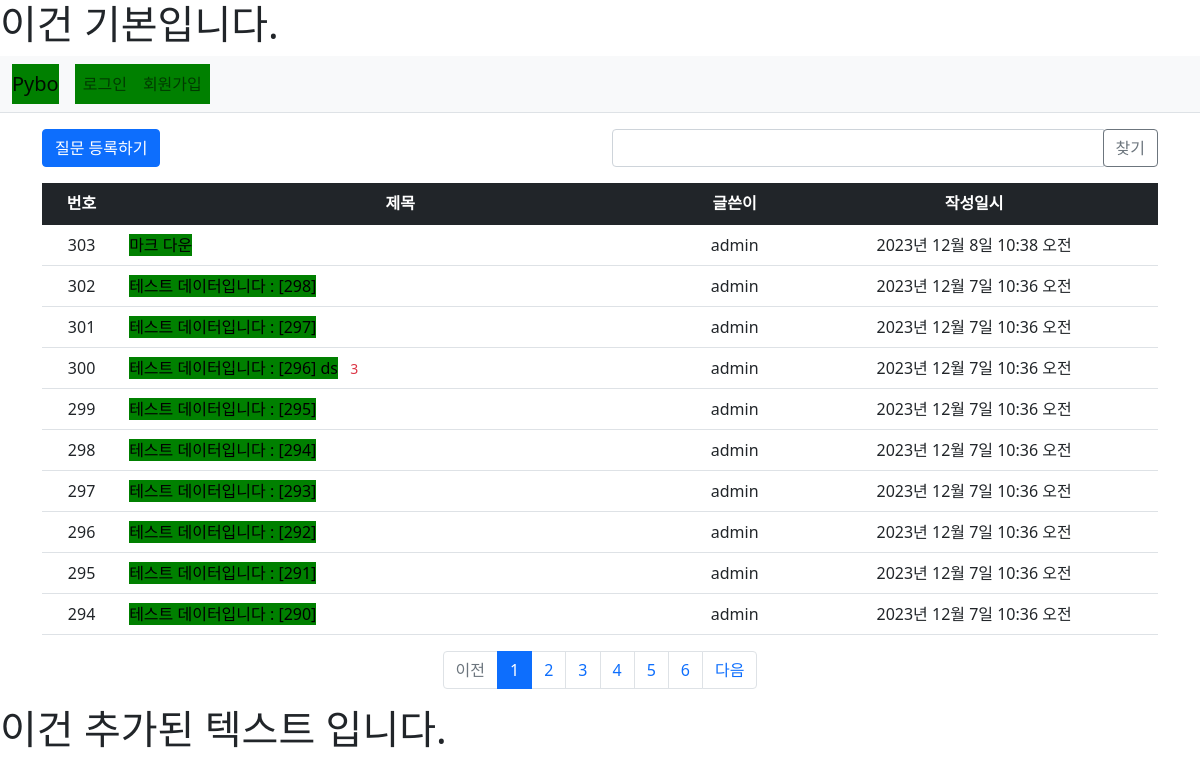
Screenshot of /pybo/ with the database file from the repository.
### pybo/models.py (models this page shows, shortened)
class Question(models.Model):                       #테이블이름
    author = models.ForeignKey(User, on_delete=models.CASCADE, related_name='author_question')
    subject = models.CharField(max_length=200)      #행이름 = models.어떤 타입로 작성할지(Char, tesxt)(추가속성)
    content = models.TextField()
    create_date = models.DateTimeField()
    modify_date = models.DateTimeField(null=True, blank=True)
    voter = models.ManyToManyField(User, related_name='voter_question')  # 추천인 추가

### pybo/views/base_views.py (the view, shortened to what this page needs)
# urls.py: path('', base_views.index, name='index'), # '/' 에 해당되는 path
def index(request):
    page = request.GET.get('page', '1') #페이지
    kw = request.GET.get('kw', '')  # 검색어
    question_list = Question.objects.order_by('-create_date')
    paginator = Paginator(question_list, 10) #페이지 하나당 10개씩 보여주기
    page_obj = paginator.get_page(page)
    context = {'question_list' : page_obj, 'page': page, 'kw': kw} # question_list는 페이징 객체(page_obj)
    return render(request, 'pybo/question_list.html', context)

### pybo/templatetags/pybo_filter.py (called while the page is built)
@register.filter
def sub(value, arg):
    return value - arg

### templates/pybo/question_list.html (shortened to what this page needs)
<!doctype html>
<html>
    <head>
        {% extends 'base.html' %}
        {% load pybo_filter %}
        {% block contents %}
    </head>
    <body>
        <div class="container my-3">
            <div class="row my-3">
                <div class="col-6">
                    <a href="{% url 'pybo:question_create' %}" class="btn btn-primary">질문 등록하기</a>
                </div>
                <div class="col-6">
                    <div class="input-group">
                        <input type="text" id="search_kw" class="form-control" value="{{ kw|default_if_none:'' }}">
                        <div class="input-group-append">
                            <button class="btn btn-outline-secondary" type="button" id="btn_search">찾기</button>
                        </div>
                    </div>
                </div>
            </div>
            <table class="table">
                <thead>
                    <tr class="text-center table-dark">
                        <th>번호</th>
                        <th style="width:50%">제목</th>
                        <th>글쓴이</th>
                        <th>작성일시</th>
                    </tr>
                </thead>
                <tbody>
                    {% if question_list %}
                    {% for question in question_list %}
                    <tr class="text-center">
                        <td>
                            {{ question_list.paginator.count|sub:question_list.start_index|sub:forloop.counter0|add:1 }}
                        </td>
                        <td class="text-start">
                            <a href="{% url 'pybo:detail' question.id %}">{{ question.subject }}</a>
                            {% if question.answer_set.count > 0 %}
                            <span class="text-danger small mx-2">{{ question.answer_set.count }}</span>
                            {% endif %}
                        </td>
                        <td>{{ question.author.username }}</td>
                        <td> {{ question.create_date }}</td>
                    </tr>
                    {% endfor %}
                    {% else %}
                    <tr>
                        <td colsan="4">질문이 없습니다.</td>
                    </tr>
                    {% endif %}
                </tbody>
            </table>
            <ul class="pagination justify-content-center">
                {% if question_list.has_previous %}
                <li class="page-item">
                    <a class="page-link" data-page="{{ question_list.previous_page_number }}"
                        href="javascript:void(0)">이전</a>
                </li>
                {% else %}
                <li class="page-item disabled">
                    <a class="page-link" tabindex="-1" aria-disabled="true" href="#">이전</a>
                </li>
                {% endif%}
                {% for page_number in question_list.paginator.page_range %}
                {% if page_number >= question_list.number|add:-5 and page_number <= question_list.number|add:5 %}
                {% if page_number == question_list.number %}
                <li class="page-item active" aria-current="page">
                    <a class="page-link" data-page="{{ page_number }}"
                    href="javascript:void(0)">{{ page_number }}</a>
                </li>
                {% else %}
                <li class="page-item">
                    <a class="page-link" data-page="{{ page_number }}"
                    href="javascript:void(0)">{{ page_number }}</a>
                </li>
                {% endif %}
                {% endif %}
                {% endfor %}
                {% if question_list.has_next %}
                <li class="page-item">
                    <a class="page-link" data-page="{{ question_list.next_page_number }}"
                    href="javascript:void(0)">다음</a>
                </li>
                {% else %}
                <li class="page-item disabled">
                    <a class="page-link" tabindex="-1" aria-disabled="true" href="#">다음</a>
                </li>
                {% endif%}
            </ul>
        </div>
        {% endblock %}

### templates/base.html (shortened to what this page needs)
{% load static %}
<!doctype html>
<html lang="ko">
<head>
    <link rel="stylesheet" type="text/css" href="{% static 'bootstrap.min.css' %}">
    <link rel="stylesheet" type="text/css" href="{% static 'style.css' %}">
</head>
<body>
<h1> 이건 기본입니다. </h1>
{% include "navbar.html" %}
{% block contents %}
{% endblock %}
{% block content %}
<h1> 이건 추가된 텍스트 입니다.</h1>
{% endblock %}
</body>
</html>

### templates/navbar.html (shortened to what this page needs)
<nav class="navbar navbar-expand-lg navbar-light bg-light border-bottom">
    <div class="container-fluid">
        <a class="navbar-brand" href="{% url 'pybo:index' %}">Pybo</a>
        <div class="collapse navbar-collapse" id="navbarSupportedContent">
            <ul class="navbar-nav me-auto mb-2 mb-lg-0">
                <li class="nav-item">
                    {% if user.is_authenticated %}
                    <a class="nav-link" href="{% url 'common:logout' %}">{{ user.username }} (로그아웃)</a>
                    {% else %}
                    <a class="nav-link" href="{% url 'common:login' %}">로그인</a>
                    {% endif %}
                </li>
                <li>
                    {% if user.is_anonymous %}
                    <a class="nav-link" href="{% url 'common:signup' %}">회원가입</a>
                    {% endif %}
                </li>
            </ul>
        </div>
    </div>
</nav>

### templates/pybo/question_list.html (style rules this page uses)
a { color : black; text-decoration : none; background-color: green; }

### rows the page displays
Question: paginator.count|sub "303", subject "마크 다운", author.username "admin", create_date "2023년 12월 8일 10:38 오전"
Question: paginator.count|sub "302", subject "테스트 데이터입니다 : [298]", author.username "admin", create_date "2023년 12월 7일 10:36 오전"
Question: paginator.count|sub "301", subject "테스트 데이터입니다 : [297]", author.username "admin", create_date "2023년 12월 7일 10:36 오전"
Question: paginator.count|sub "300", subject "테스트 데이터입니다 : [296] ds", answer_set.count "3", author.username "admin", create_date "2023년 12월 7일 10:36 오전"
Question: paginator.count|sub "299", subject "테스트 데이터입니다 : [295]", author.username "admin", create_date "2023년 12월 7일 10:36 오전"
Question: paginator.count|sub "298", subject "테스트 데이터입니다 : [294]", author.username "admin", create_date "2023년 12월 7일 10:36 오전"
Question: paginator.count|sub "297", subject "테스트 데이터입니다 : [293]", author.username "admin", create_date "2023년 12월 7일 10:36 오전"
Question: paginator.count|sub "296", subject "테스트 데이터입니다 : [292]", author.username "admin", create_date "2023년 12월 7일 10:36 오전"
Question: paginator.count|sub "295", subject "테스트 데이터입니다 : [291]", author.username "admin", create_date "2023년 12월 7일 10:36 오전"
Question: paginator.count|sub "294", subject "테스트 데이터입니다 : [290]", author.username "admin", create_date "2023년 12월 7일 10:36 오전"

### other values shown
{{ page_number }} "1"
{{ page_number }} "2" "3" "4" "5" "6"
